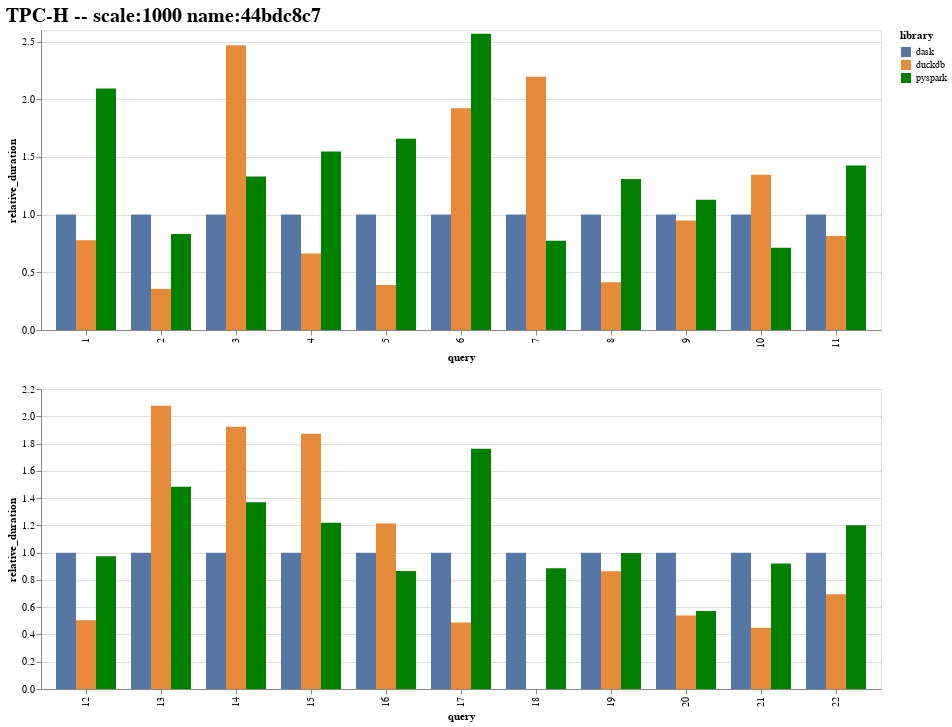

This figure's notebook cell:
### Code cell
rel_chart = plot(df, ["dask", "duckdb", "pyspark"], column="relative_duration")
rel_chart.save("tpch-scale-1000-no-polars-relative.svg")
rel_chart

### Figure 1 — Vega-Lite specification as saved in the notebook (floating-point values rounded to 4 significant figures)
{"config": {"view": {"continuousWidth": 300, "continuousHeight": 300}, "title": {"fontSize": 20}}, "vconcat": [{"data": {"name": "data-60304645984319124919f88ae16efa41"}, "mark": {"type": "bar"}, "encoding": {"color": {"field": "library", "scale": {"domain": ["dask", "duckdb", "pyspark"], "range": ["#5677a4", "#e68b39", "green"]}, "type": "nominal"}, "tooltip": [{"field": "library", "type": "nominal"}, {"field": "relative_duration", "type": "quantitative"}], "x": {"field": "query", "type": "nominal"}, "xOffset": {"field": "library", "type": "nominal"}, "y": {"field": "relative_duration", "type": "quantitative"}}}, {"data": {"name": "data-6609a5a7347f4301b39e30d83c70fde7"}, "mark": {"type": "bar"}, "encoding": {"color": {"field": "library", "scale": {"domain": ["dask", "duckdb", "pyspark"], "range": ["#5677a4", "#e68b39", "green"]}, "type": "nominal"}, "tooltip": [{"field": "library", "type": "nominal"}, {"field": "relative_duration", "type": "quantitative"}], "x": {"field": "query", "type": "nominal"}, "xOffset": {"field": "library", "type": "nominal"}, "y": {"field": "relative_duration", "type": "quantitative"}}}], "title": "TPC-H -- scale:1000 name:44bdc8c7", "$schema": "https://vega.github.io/schema/vega-lite/v5.16.3.json", "datasets": {"data-60304645984319124919f88ae16efa41": [{"name": "44bdc8c7", "duration": 35.06, "library": "dask", "query": 1, "scale": 1000, "relative_duration": 1.0}, {"name": "9e16310e", "duration": 27.28, "library": "duckdb", "query": 1, "scale": 1000, "relative_duration": 0.7782}, {"name": "477b3002", "duration": 73.38, "library": "pyspark", "query": 1, "scale": 1000, "relative_duration": 2.093}, {"name": "44bdc8c7", "duration": 55.01, "library": "dask", "query": 2, "scale": 1000, "relative_duration": 1.0}, {"name": "9e16310e", "duration": 19.62, "library": "duckdb", "query": 2, "scale": 1000, "relative_duration": 0.3567}, {"name": "477b3002", "duration": 45.83, "library": "pyspark", "query": 2, "scale": 1000, "relative_duration": 0.8331}, {"name": "44bdc8c7", "duration": 67.66, "library": "dask", "query": 3, "scale": 1000, "relative_duration": 1.0}, {"name": "9e16310e", "duration": 167.0, "library": "duckdb", "query": 3, "scale": 1000, "relative_duration": 2.468}, {"name": "477b3002", "duration": 90.03, "library": "pyspark", "query": 3, "scale": 1000, "relative_duration": 1.331}, {"name": "44bdc8c7", "duration": 44.94, "library": "dask", "query": 4, "scale": 1000, "relative_duration": 1.0}, {"name": "9e16310e", "duration": 29.83, "library": "duckdb", "query": 4, "scale": 1000, "relative_duration": 0.6638}, {"name": "477b3002", "duration": 69.48, "library": "pyspark", "query": 4, "scale": 1000, "relative_duration": 1.546}, {"name": "44bdc8c7", "duration": 101.5, "library": "dask", "query": 5, "scale": 1000, "relative_duration": 1.0}, {"name": "9e16310e", "duration": 39.59, "library": "duckdb", "query": 5, "scale": 1000, "relative_duration": 0.3899}, {"name": "477b3002", "duration": 168.3, "library": "pyspark", "query": 5, "scale": 1000, "relative_duration": 1.658}, {"name": "44bdc8c7", "duration": 10.85, "library": "dask", "query": 6, "scale": 1000, "relative_duration": 1.0}, {"name": "9e16310e", "duration": 20.84, "library": "duckdb", "query": 6, "scale": 1000, "relative_duration": 1.921}, {"name": "477b3002", "duration": 27.83, "library": "pyspark", "query": 6, "scale": 1000, "relative_duration": 2.567}, {"name": "44bdc8c7", "duration": 109.0, "library": "dask", "query": 7, "scale": 1000, "relative_duration": 1.0}, {"name": "9e16310e", "duration": 239.3, "library": "duckdb", "query": 7, "scale": 1000, "relative_duration": 2.195}, {"name": "477b3002", "duration": 84.2, "library": "pyspark", "query": 7, "scale": 1000, "relative_duration": 0.7724}, {"name": "44bdc8c7", "duration": 129.4, "library": "dask", "query": 8, "scale": 1000, "relative_duration": 1.0}, {"name": "9e16310e", "duration": 53.53, "library": "duckdb", "query": 8, "scale": 1000, "relative_duration": 0.4137}, {"name": "477b3002", "duration": 169.3, "library": "pyspark", "query": 8, "scale": 1000, "relative_duration": 1.308}, {"name": "44bdc8c7", "duration": 184.1, "library": "dask", "query": 9, "scale": 1000, "relative_duration": 1.0}, {"name": "9e16310e", "duration": 174.6, "library": "duckdb", "query": 9, "scale": 1000, "relative_duration": 0.9483}, {"name": "477b3002", "duration": 207.7, "library": "pyspark", "query": 9, "scale": 1000, "relative_duration": 1.128}, {"name": "44bdc8c7", "duration": 88.57, "library": "dask", "query": 10, "scale": 1000, "relative_duration": 1.0}, {"name": "9e16310e", "duration": 119.1, "library": "duckdb", "query": 10, "scale": 1000, "relative_duration": 1.345}, {"name": "477b3002", "duration": 63.06, "library": "pyspark", "query": 10, "scale": 1000, "relative_duration": 0.712}, {"name": "44bdc8c7", "duration": 19.9, "library": "dask", "query": 11, "scale": 1000, "relative_duration": 1.0}, {"name": "9e16310e", "duration": 16.22, "library": "duckdb", "query": 11, "scale": 1000, "relative_duration": 0.8151}, {"name": "477b3002", "duration": 28.38, "library": "pyspark", "query": 11, "scale": 1000, "relative_duration": 1.426}], "data-6609a5a7347f4301b39e30d83c70fde7": [{"name": "44bdc8c7", "duration": 50.89, "library": "dask", "query": 12, "scale": 1000, "relative_duration": 1.0}, {"name": "9e16310e", "duration": 25.67, "library": "duckdb", "query": 12, "scale": 1000, "relative_duration": 0.5044}, {"name": "477b3002", "duration": 49.58, "library": "pyspark", "query": 12, "scale": 1000, "relative_duration": 0.9744}, {"name": "44bdc8c7", "duration": 35.1, "library": "dask", "query": 13, "scale": 1000, "relative_duration": 1.0}, {"name": "9e16310e", "duration": 72.88, "library": "duckdb", "query": 13, "scale": 1000, "relative_duration": 2.076}, {"name": "477b3002", "duration": 52.04, "library": "pyspark", "query": 13, "scale": 1000, "relative_duration": 1.483}, {"name": "44bdc8c7", "duration": 22.92, "library": "dask", "query": 14, "scale": 1000, "relative_duration": 1.0}, {"name": "9e16310e", "duration": 44.06, "library": "duckdb", "query": 14, "scale": 1000, "relative_duration": 1.922}, {"name": "477b3002", "duration": 31.39, "library": "pyspark", "query": 14, "scale": 1000, "relative_duration": 1.37}, {"name": "44bdc8c7", "duration": 35.31, "library": "dask", "query": 15, "scale": 1000, "relative_duration": 1.0}, {"name": "9e16310e", "duration": 66.09, "library": "duckdb", "query": 15, "scale": 1000, "relative_duration": 1.872}, {"name": "477b3002", "duration": 43.07, "library": "pyspark", "query": 15, "scale": 1000, "relative_duration": 1.22}, {"name": "44bdc8c7", "duration": 24.98, "library": "dask", "query": 16, "scale": 1000, "relative_duration": 1.0}, {"name": "9e16310e", "duration": 30.32, "library": "duckdb", "query": 16, "scale": 1000, "relative_duration": 1.214}, {"name": "477b3002", "duration": 21.6, "library": "pyspark", "query": 16, "scale": 1000, "relative_duration": 0.8646}, {"name": "44bdc8c7", "duration": 85.47, "library": "dask", "query": 17, "scale": 1000, "relative_duration": 1.0}, {"name": "9e16310e", "duration": 41.67, "library": "duckdb", "query": 17, "scale": 1000, "relative_duration": 0.4875}, {"name": "477b3002", "duration": 150.6, "library": "pyspark", "query": 17, "scale": 1000, "relative_duration": 1.762}, {"name": "44bdc8c7", "duration": 169.9, "library": "dask", "query": 18, "scale": 1000, "relative_duration": 1.0}, {"name": "477b3002", "duration": 150.5, "library": "pyspark", "query": 18, "scale": 1000, "relative_duration": 0.8854}, {"name": "44bdc8c7", "duration": 39.83, "library": "dask", "query": 19, "scale": 1000, "relative_duration": 1.0}, {"name": "9e16310e", "duration": 34.43, "library": "duckdb", "query": 19, "scale": 1000, "relative_duration": 0.8644}, {"name": "477b3002", "duration": 39.75, "library": "pyspark", "query": 19, "scale": 1000, "relative_duration": 0.998}, {"name": "44bdc8c7", "duration": 71.35, "library": "dask", "query": 20, "scale": 1000, "relative_duration": 1.0}, {"name": "9e16310e", "duration": 38.41, "library": "duckdb", "query": 20, "scale": 1000, "relative_duration": 0.5384}, {"name": "477b3002", "duration": 40.75, "library": "pyspark", "query": 20, "scale": 1000, "relative_duration": 0.5712}, {"name": "44bdc8c7", "duration": 251.6, "library": "dask", "query": 21, "scale": 1000, "relative_duration": 1.0}, {"name": "9e16310e", "duration": 113.0, "library": "duckdb", "query": 21, "scale": 1000, "relative_duration": 0.4491}, {"name": "477b3002", "duration": 231.5, "library": "pyspark", "query": 21, "scale": 1000, "relative_duration": 0.9198}, {"name": "44bdc8c7", "duration": 22.98, "library": "dask", "query": 22, "scale": 1000, "relative_duration": 1.0}, {"name": "9e16310e", "duration": 15.95, "library": "duckdb", "query": 22, "scale": 1000, "relative_duration": 0.694}, {"name": "477b3002", "duration": 27.61, "library": "pyspark", "query": 22, "scale": 1000, "relative_duration": 1.201}]}}
